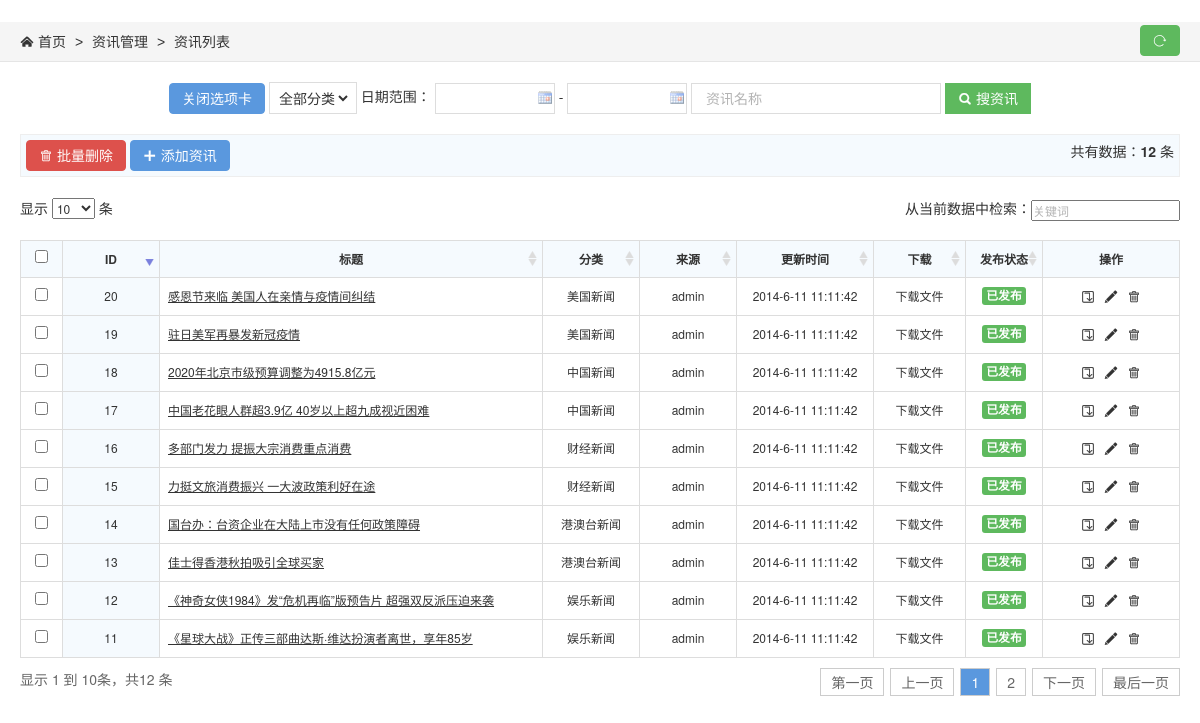
The app's page /article/articlelist/ (signed in), older data.
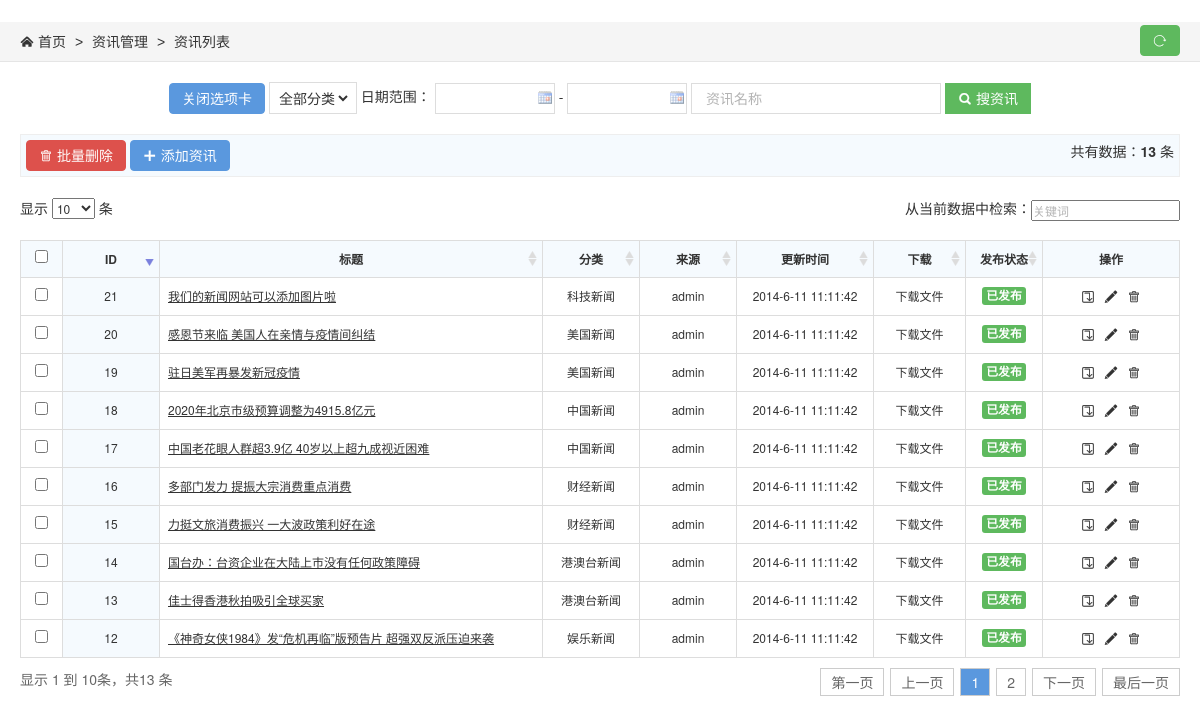
The same page, newer data.
### article/models.py (models this page shows)
class Articles(models.Model):
    title = models.CharField(max_length=100)
    content = models.TextField(default="暂无内容！")
    type = models.ForeignKey(Types, on_delete=models.CASCADE)
    author = models.ForeignKey(Users, on_delete=models.CASCADE)
    fujian = models.CharField(max_length=200, default='upload/noPicture.jpg', blank=True)

class Types(models.Model):
    title = models.CharField(max_length=50)

### login/models.py (models this page shows)
class Users(models.Model):
    username = models.CharField(max_length=50, unique=True)
    password = models.CharField(max_length=50)

### article/views.py (the view)
# urls.py: path('articlelist/', views.articlelist),
def articlelist(request):
    articles = Articles.objects.all()
    return render(request, 'article-list.html', {'articles': articles})

### templates/article-list.html (shortened to what this page needs)
﻿{% load static %}
<!DOCTYPE HTML>
<html>
<head>
<link rel="stylesheet" type="text/css" href="{% static "static/h-ui/css/H-ui.min.css" %}" />
<link rel="stylesheet" type="text/css" href="{% static "static/h-ui.admin/css/H-ui.admin.css" %}" />
<link rel="stylesheet" type="text/css" href="{% static "lib/Hui-iconfont/1.0.8/iconfont.css" %}" />
<link rel="stylesheet" type="text/css" href="{% static "static/h-ui.admin/skin/default/skin.css" %}" id="skin" />
<link rel="stylesheet" type="text/css" href="{% static "static/h-ui.admin/css/style.css" %}" />
</head>
<body>
<nav class="breadcrumb">
	<i class="Hui-iconfont">&#xe67f;</i>
	首页
	<span class="c-gray en">&gt;</span>
	资讯管理
	<span class="c-gray en">&gt;</span>
	资讯列表
	<a class="btn btn-success radius r" style="line-height:1.6em;margin-top:3px" href="javascript:location.replace(location.href);" title="刷新" ><i class="Hui-iconfont">&#xe68f;</i></a>
</nav>
<div class="page-container">
	<div class="text-c">
		<button onclick="removeIframe()" class="btn btn-primary radius">关闭选项卡</button>
	 <span class="select-box inline">
		<select name="" class="select">
			<option value="0">全部分类</option>
		</select>
		</span> 日期范围：
		<input type="text" onfocus="WdatePicker({ maxDate:'#F{$dp.$D(\'logmax\')||\'%y-%M-%d\'}' })" id="logmin" class="input-text Wdate" style="width:120px;">
		-
		<input type="text" onfocus="WdatePicker({ minDate:'#F{$dp.$D(\'logmin\')}',maxDate:'%y-%M-%d' })" id="logmax" class="input-text Wdate" style="width:120px;">
		<input type="text" name="" id="" placeholder=" 资讯名称" style="width:250px" class="input-text">
		<button name="" id="" class="btn btn-success" type="submit"><i class="Hui-iconfont">&#xe665;</i> 搜资讯</button>
	</div>
	<div class="cl pd-5 bg-1 bk-gray mt-20"> <span class="l"><a href="javascript:;" onclick="datadel()" class="btn btn-danger radius"><i class="Hui-iconfont">&#xe6e2;</i> 批量删除</a> <a class="btn btn-primary radius" data-title="添加资讯" data-href="/article/articleadd/" onclick="Hui_admin_tab(this)" href="javascript:;"><i class="Hui-iconfont">&#xe600;</i> 添加资讯</a></span> <span class="r">共有数据：<strong>{{ articles.count }}</strong> 条</span> </div>
	<div class="mt-20">
		<table class="table table-border table-bordered table-bg table-hover table-sort table-responsive">
			<thead>
				<tr class="text-c">
					<th width="25"><input type="checkbox" name="" value=""></th>
					<th width="80">ID</th>
					<th>标题</th>
					<th width="80">分类</th>
					<th width="80">来源</th>
					<th width="120">更新时间</th>
					<th width="75">下载</th>
					<th width="60">发布状态</th>
					<th width="120">操作</th>
				</tr>
			</thead>
			<tbody>
            {% for article in articles %}
				<tr class="text-c">
					<td><input type="checkbox" value="" name=""></td>
					<td>{{ article.id }}</td>
					<td class="text-l"><u style="cursor:pointer" class="text-primary" onClick="article_edit('查看','article-zhang.html','10001')" title="查看">{{ article.title }}</u></td>
					<td>{{ article.type.title }}</td>
					<td>{{ article.author.username }}</td>
					<td>2014-6-11 11:11:42</td>
					<td><a href="{% static article.fujian %}">下载文件</a></td>
					<td class="td-status"><span class="label label-success radius">已发布</span></td>
					<td class="f-14 td-manage"><a style="text-decoration:none" onClick="article_stop(this,'10001')" href="javascript:;" title="下架"><i class="Hui-iconfont">&#xe6de;</i></a> <a style="text-decoration:none" class="ml-5" onClick="article_edit('资讯编辑','/article/articleedit/','{{ article.id }}')" href="javascript:;" title="编辑"><i class="Hui-iconfont">&#xe6df;</i></a> <a style="text-decoration:none" class="ml-5" onClick="article_del(this,'{{ article.id }}')" href="javascript:;" title="删除"><i class="Hui-iconfont">&#xe6e2;</i></a></td>
				</tr>
			{% endfor %}
			</tbody>
		</table>
	</div>
</div>
</body>
</html>

### static/static/h-ui.admin/css/H-ui.admin.css (style rules this page uses)
html { height:100% }
body { min-height: 100%;position: relative;font-size:14px;color:#333; background-color:#fff }
a { color:#333 }
.bg-1 { background-color:#f5fafe }
.page-container { padding:20px }
.breadcrumb { background-color:#f5f5f5; padding:0 20px; position:relative; z-index:99 }

### static/static/h-ui.admin/skin/default/skin.css (style rules this page uses)
a { color:#333 }

### static/static/h-ui.admin/skin/red/skin.css (style rules this page uses)
a { color:#333 }

Row changes from the older to the newer data that the page shows:
no longer on this page (row unchanged): Articles: id "11", title "《星球大战》正传三部曲达斯·维达扮演者离世，享年85岁", type "娱乐新闻", author.username "admin"
added Articles: id "21", title "我们的新闻网站可以添加图片啦", type "科技新闻", author.username "admin"
Text that changed along with them:
{{ articles.count }}: "12" → "13"
text written by a page script: "显示 条 从当前数据中检索： 显示 1 到 10条，共12 条 第一页 上一页 1 2 下一页 最后一页" → "显示 条 从当前数据中检索： 显示 1 到 10条，共13 条 第一页 上一页 1 2 下一页 最后一页"
